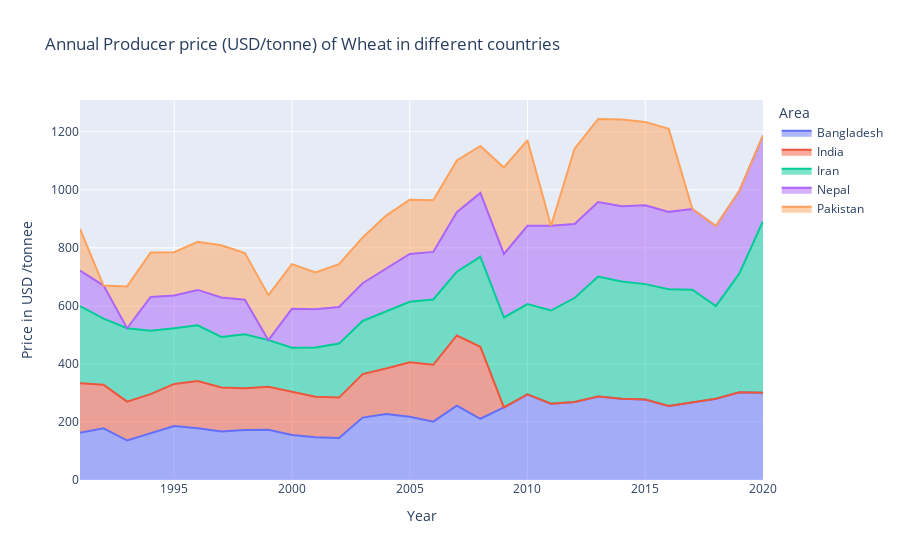

Write notebook code for a chart like this one.
### Code cell
import plotly.express as px
fig = px.area(new_data, x="Year", y="Value", color="Area" , title='Annual Producer price (USD/tonne) of Wheat in different countries ',
labels={"Value": "Price in USD /tonnee"})
fig.show()

### Figure 1 — Plotly figure (JSON) as saved in the notebook; plotly's stock layout.template omitted (floating-point values rounded to 4 significant figures)
{"data": [{"hovertemplate": "Area=Bangladesh<br>Year=%{x}<br>Price in USD /tonnee=%{y}<extra></extra>", "legendgroup": "Bangladesh", "line": {"color": "#636efa"}, "marker": {"symbol": "circle"}, "mode": "lines", "name": "Bangladesh", "orientation": "v", "showlegend": true, "stackgroup": "1", "type": "scatter", "x": [1991, 1992, 1993, 1994, 1995, 1996, 1997, 1998, 1999, 2000, 2001, 2002, 2003, 2004, 2005, 2006, 2007, 2008, 2009, 2010, 2011, 2012, 2013, 2014, 2015, 2016, 2017, 2018, 2019, 2020], "xaxis": "x", "y": [163, 178, 136, 161, 186, 178, 167, 172, 173, 155, 147, 145, 215, 227, 218, 201, 256, 211, 250, 295, 263, 269, 288, 280, 277, 255, 268, 280, 302, 301], "yaxis": "y"}, {"hovertemplate": "Area=India<br>Year=%{x}<br>Price in USD /tonnee=%{y}<extra></extra>", "legendgroup": "India", "line": {"color": "#EF553B"}, "marker": {"symbol": "circle"}, "mode": "lines", "name": "India", "orientation": "v", "showlegend": true, "stackgroup": "1", "type": "scatter", "x": [1991, 1992, 1993, 1994, 1995, 1996, 1997, 1998, 1999, 2000, 2001, 2002, 2003, 2004, 2005, 2006, 2007, 2008], "xaxis": "x", "y": [170, 150, 134, 135, 145, 163, 152, 144, 148, 148, 140, 139, 150, 157, 188, 196, 242, 248], "yaxis": "y"}, {"hovertemplate": "Area=Iran <br>Year=%{x}<br>Price in USD /tonnee=%{y}<extra></extra>", "legendgroup": "Iran ", "line": {"color": "#00cc96"}, "marker": {"symbol": "circle"}, "mode": "lines", "name": "Iran ", "orientation": "v", "showlegend": true, "stackgroup": "1", "type": "scatter", "x": [1991, 1992, 1993, 1994, 1995, 1996, 1997, 1998, 1999, 2000, 2001, 2002, 2003, 2004, 2005, 2006, 2007, 2008, 2009, 2010, 2011, 2012, 2013, 2014, 2015, 2016, 2017, 2018, 2019, 2020], "xaxis": "x", "y": [266, 228, 253, 218, 192, 192, 174, 186, 161, 153, 170, 186, 183, 197, 208, 225, 220, 310, 310, 311, 321, 358, 413, 404, 398, 402, 388, 319, 410, 591], "yaxis": "y"}, {"hovertemplate": "Area=Nepal<br>Year=%{x}<br>Price in USD /tonnee=%{y}<extra></extra>", "legendgroup": "Nepal", "line": {"color": "#ab63fa"}, "marker": {"symbol": "circle"}, "mode": "lines", "name": "Nepal", "orientation": "v", "showlegend": true, "stackgroup": "1", "type": "scatter", "x": [1991, 1992, 1994, 1995, 1996, 1997, 1998, 2000, 2001, 2002, 2003, 2004, 2005, 2006, 2007, 2008, 2009, 2010, 2011, 2012, 2013, 2014, 2015, 2016, 2017, 2018, 2019, 2020], "xaxis": "x", "y": [123, 114, 117, 113, 122, 136, 119, 134, 131, 126, 130, 146, 165, 164, 205, 220, 219, 270, 292, 255, 257, 259, 272, 267, 278, 276, 285, 295], "yaxis": "y"}, {"hovertemplate": "Area=Pakistan<br>Year=%{x}<br>Price in USD /tonnee=%{y}<extra></extra>", "legendgroup": "Pakistan", "line": {"color": "#FFA15A"}, "marker": {"symbol": "circle"}, "mode": "lines", "name": "Pakistan", "orientation": "v", "showlegend": true, "stackgroup": "1", "type": "scatter", "x": [1991, 1993, 1994, 1995, 1996, 1997, 1998, 1999, 2000, 2001, 2002, 2003, 2004, 2005, 2006, 2007, 2008, 2009, 2010, 2012, 2013, 2014, 2015, 2016], "xaxis": "x", "y": [143, 144, 153, 149, 166, 180, 161, 155, 154, 127, 148, 158, 184, 187, 178, 178, 162, 298, 295, 260, 286, 299, 287, 286], "yaxis": "y"}], "layout": {"legend": {"title": {"text": "Area"}, "tracegroupgap": 0}, "title": {"text": "Annual Producer price (USD/tonne) of Wheat in different countries "}, "xaxis": {"anchor": "y", "domain": [0, 1], "title": {"text": "Year"}}, "yaxis": {"anchor": "x", "domain": [0, 1], "title": {"text": "Price in USD /tonnee"}}}}
